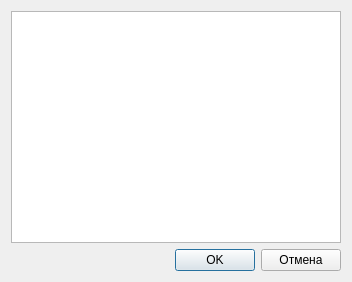
<?xml version="1.0" encoding="UTF-8"?>
<ui version="4.0">
 <class>ChoseUser</class>
 <widget class="QDialog" name="ChoseUser">
  <property name="geometry">
   <rect>
    <x>0</x>
    <y>0</y>
    <width>352</width>
    <height>282</height>
   </rect>
  </property>
  <property name="windowTitle">
   <string>Выбор игрока</string>
  </property>
  <layout class="QGridLayout" name="gridLayout_2">
   <item row="0" column="0">
    <layout class="QGridLayout" name="gridLayout">
     <item row="1" column="0">
      <spacer name="horizontalSpacer">
       <property name="orientation">
        <enum>Qt::Horizontal</enum>
       </property>
       <property name="sizeHint" stdset="0">
        <size>
         <width>40</width>
         <height>20</height>
        </size>
       </property>
      </spacer>
     </item>
     <item row="1" column="1">
      <widget class="QPushButton" name="btnOk">
       <property name="text">
        <string>OK</string>
       </property>
       <property name="icon">
        <iconset resource="resources.qrc">
         <normaloff>:/images/accept.png</normaloff>:/images/accept.png</iconset>
       </property>
      </widget>
     </item>
     <item row="0" column="0" colspan="3">
      <widget class="QListWidget" name="lstUsers"/>
     </item>
     <item row="1" column="2">
      <widget class="QPushButton" name="btnCancel">
       <property name="text">
        <string>Отмена</string>
       </property>
       <property name="icon">
        <iconset resource="resources.qrc">
         <normaloff>:/images/close.png</normaloff>:/images/close.png</iconset>
       </property>
      </widget>
     </item>
    </layout>
   </item>
  </layout>
 </widget>
 <resources>
  <include location="resources.qrc"/>
 </resources>
 <connections/>
</ui>
